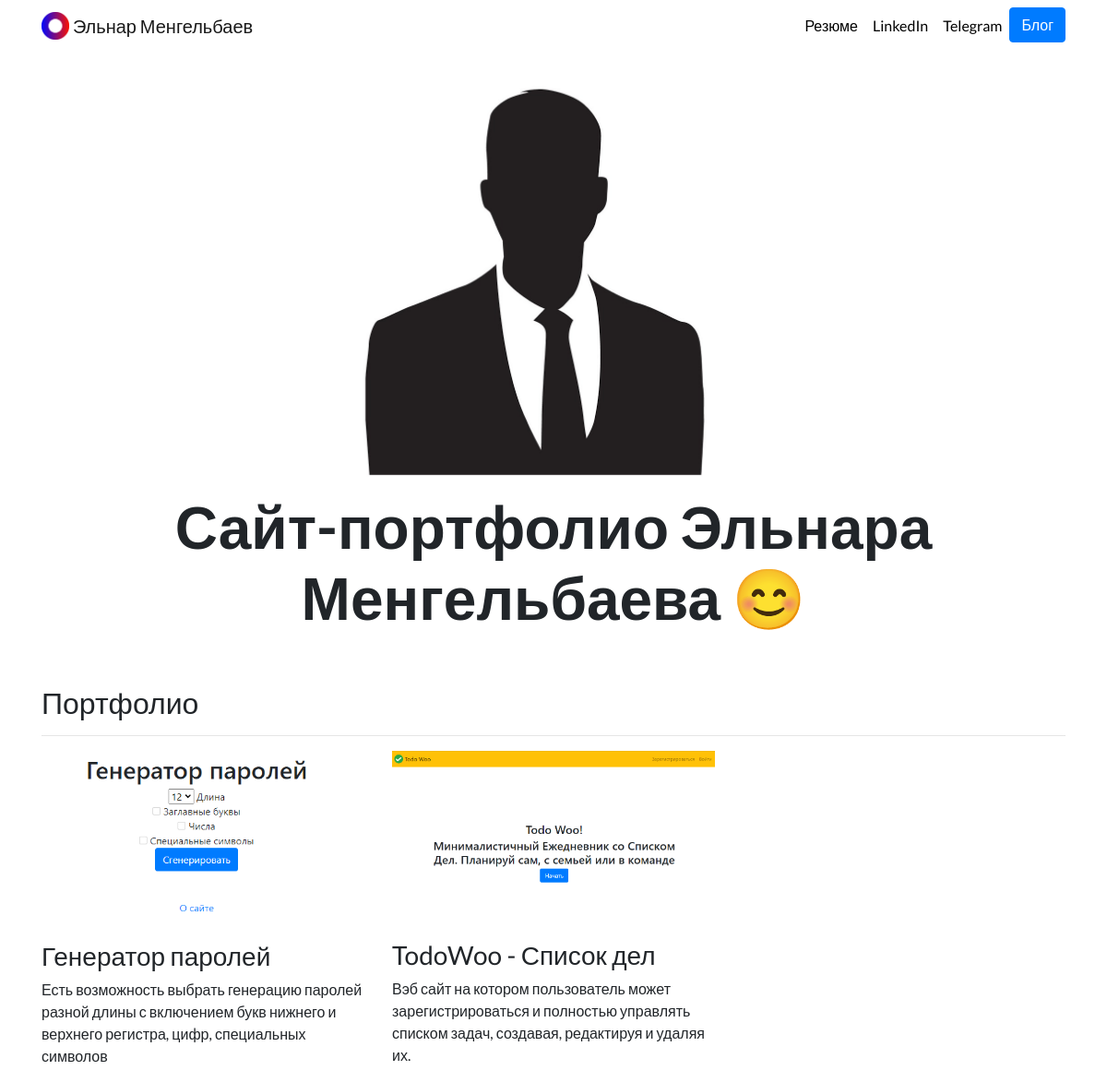
The page / on the database its author committed.
### portfolio/models.py (models this page shows, shortened)
class Project(models.Model):
    title = models.CharField(max_length=100, verbose_name='Название')
    description = models.CharField(max_length=250, verbose_name='Описание')
    image = models.ImageField(upload_to='portfolio/images/')
    url = models.URLField(blank=True)
    class Meta:
        verbose_name = 'Проект'
        verbose_name_plural = 'Проекты'
        ordering = ['id']

### portfolio/views.py (the view)
# urls.py: path('', views.home, name='home'),
def home(request):
    projects = Project.objects.all()
    return render(request, 'portfolio/home.html', {'projects': projects})

### portfolio/templates/portfolio/home.html
{% extends 'portfolio/base.html' %}
{% load static %}
{% block content %}
<div class="row justify-content-center my-3">
  <div class="col-5">
    <img src="{% static 'portfolio/my-photo.jpg' %}" class="img-fluid">
  </div>
</div>
<div class="row justify-content-center mb-3">
  <div class="col-md-9 text-center">
    <h1 id="hometext" class="font-weight-bold">Сайт-портфолио Эльнара Менгельбаева 😊</h1>
  </div>
</div>
<h2 class="mt-5">Портфолио</h2>
<hr>
<div class="row">
  {% for project in projects %}
  <div class="col-lg-4 col-md-6">
    {% if project.url %}
    <a href="{{ project.url }}" target="_blank">
      <img src="{{ project.image.url }}" class="img-fluid mb-2">
    </a>
    {% else %}
    <img src="{{ project.image.url }}" class="img-fluid mb-2">
    {% endif %}
    <h3>{{ project.title }}</h3>
    <p>{{ project.description }}</p>
  </div>
  {% endfor %}
</div>
{% endblock %}

### portfolio/static/portfolio/customss.css (style rules this page uses)
body { font-family: 'Lato', sans-serif; }
@media (min-width: 992px) { #hometext { font-size: 4rem; } }

### rows shown on the page
Project: image (picture), title "Генератор паролей", description "Есть возможность выбрать генерацию паролей разной длины с включением букв нижнего и верхнего регистра, цифр, специальных символов"
Project: image (picture), title "TodoWoo - Список дел", description "Вэб сайт на котором пользователь может зарегистрироваться и полностью управлять списком задач, создавая, редактируя и удаляя их."
